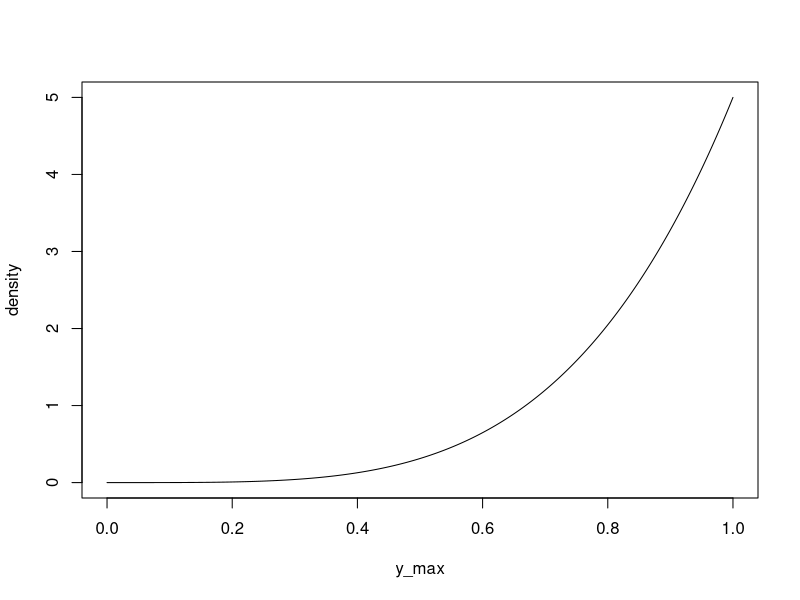
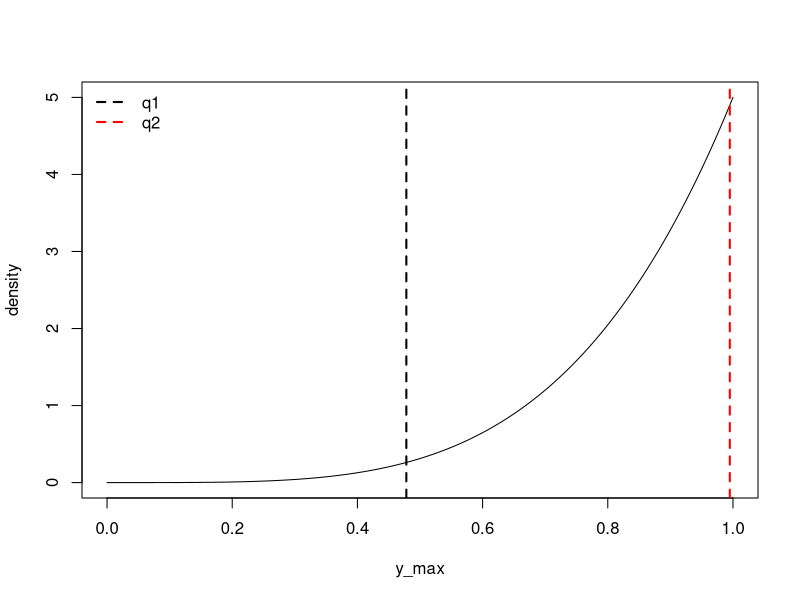

These charts were generated, in order, by the following R code:
## ---- chunk 1
# Install these packages first
library(dplyr)
library(ggplot2)
library(tidyr)
library(knitr)
library(readr)

# Set seed for random number generator
set.seed(76)
## ---- chunk 2
n <- 5
curve(n*x^(n-1), from=0, to=1, n=1000, xlab="y_max", ylab="density")
## ---- chunk 3
n <- 5
alpha <- 0.05
q1 <- (alpha/2)^(1/n)
q2 <- (1-alpha/2)^(1/n)
curve(n*x^(n-1), from=0, to=1, n=1000, xlab="y_max", ylab="density")
abline(v=c(q1, q2), lwd=2, lty=2, col=c("black", "red"))
legend("topleft", legend=c("q1", "q2"), lty=2, col=c("black", "red"), lwd=2, bty="n")
